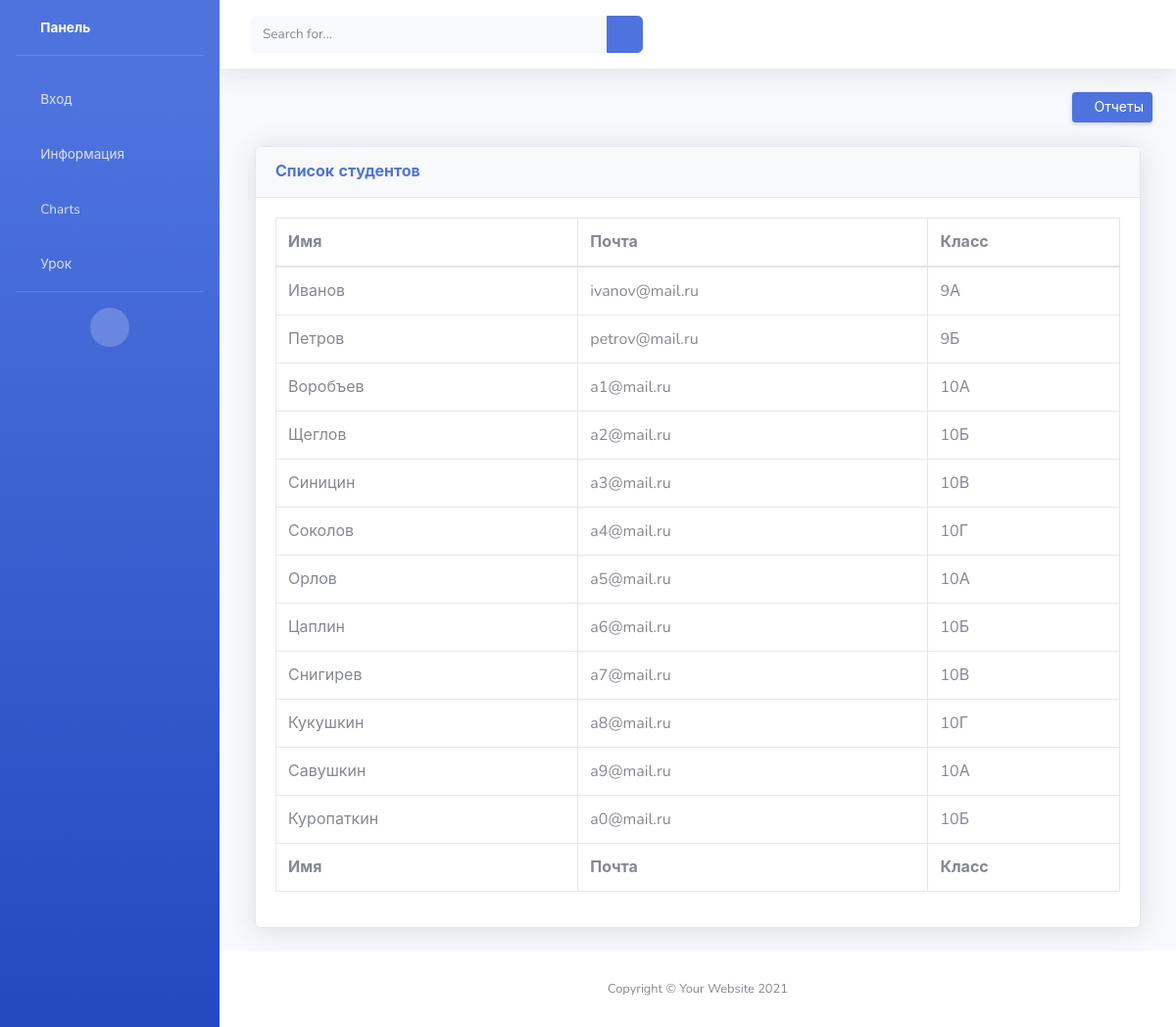
The app's page /table_students/ with its own data.
### math_app/models.py (models this page shows, shortened)
class Student( models.Model ):
    name = models.CharField( max_length=50)
    email = models.EmailField( max_length=254)
    num_class = models.IntegerField()
    letter_class = models.CharField( max_length=1 )

### math_app/views.py (the view)
# urls.py: path('table_students/', views.students_page, name='students_table'),
def students_page( request ):
    students = Student.objects.all()
    return render( request,
                   'math_app/table_students.html',
                   context={ 'nametable':'Список студентов', 'students':students } )

### math_app/templates/math_app/table_students.html (shortened to what this page needs)
{% extends 'base.html' %}
{% block content1 %}
                <div class="container-fluid">
                    <div class="card shadow mb-4">
                        <div class="card-header py-3">
                            <h6 class="m-0 font-weight-bold text-primary">{{nametable}}</h6>
                        </div>
                        <div class="card-body">
                            <div class="table-responsive">
                                <table class="table table-bordered" id="dataTable" width="100%" cellspacing="0">
                                    <thead>
                                        <tr>
                                            <th>Имя</th>
                                            <th>Почта</th>
                                            <th>Класс</th>
                                        </tr>
                                    </thead>
                                    <tfoot>
                                        <tr>
                                            <th>Имя</th>
                                            <th>Почта</th>
                                            <th>Класс</th>
                                        </tr>
                                    </tfoot>
                                    <tbody>
                                        {%  for item in students %}
                                            <tr>
                                                <td>{{item.name}}</td>
                                                <td>{{item.email}}</td>
                                                <td>    {{item.num_class}}{{item.letter_class}}
                                                </td>
                                            </tr>
                                        {% endfor %}
                                    </tbody>
                                </table>
                            </div>
                        </div>
                    </div>
                </div>
{% endblock %}

### records on screen
Student: name "Иванов", email "ivanov@mail.ru", num_class "9", letter_class "А"
Student: name "Петров", email "petrov@mail.ru", num_class "9", letter_class "Б"
Student: name "Воробъев", email "a1@mail.ru", num_class "10", letter_class "А"
Student: name "Щеглов", email "a2@mail.ru", num_class "10", letter_class "Б"
Student: name "Синицин", email "a3@mail.ru", num_class "10", letter_class "В"
Student: name "Соколов", email "a4@mail.ru", num_class "10", letter_class "Г"
Student: name "Орлов", email "a5@mail.ru", num_class "10", letter_class "А"
Student: name "Цаплин", email "a6@mail.ru", num_class "10", letter_class "Б"
Student: name "Снигирев", email "a7@mail.ru", num_class "10", letter_class "В"
Student: name "Кукушкин", email "a8@mail.ru", num_class "10", letter_class "Г"
Student: name "Савушкин", email "a9@mail.ru", num_class "10", letter_class "А"
Student: name "Куропаткин", email "a0@mail.ru", num_class "10", letter_class "Б"

### other values on screen
{{ nametable }} "Список студентов"
